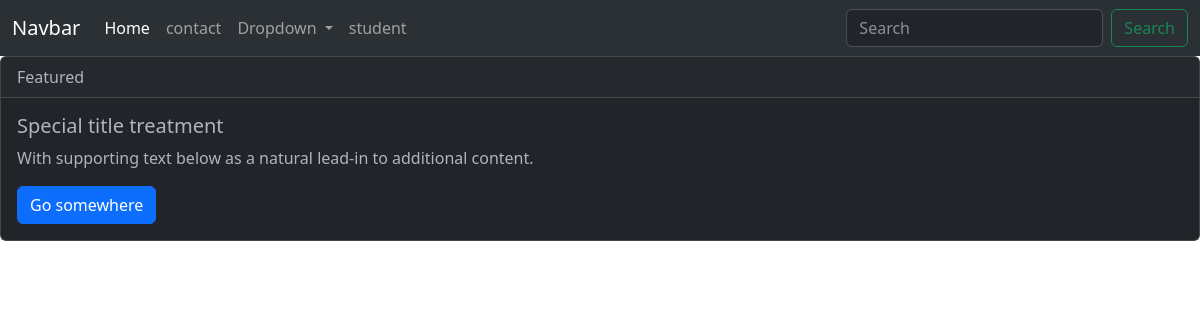
Page /contact/ on the earlier database version.
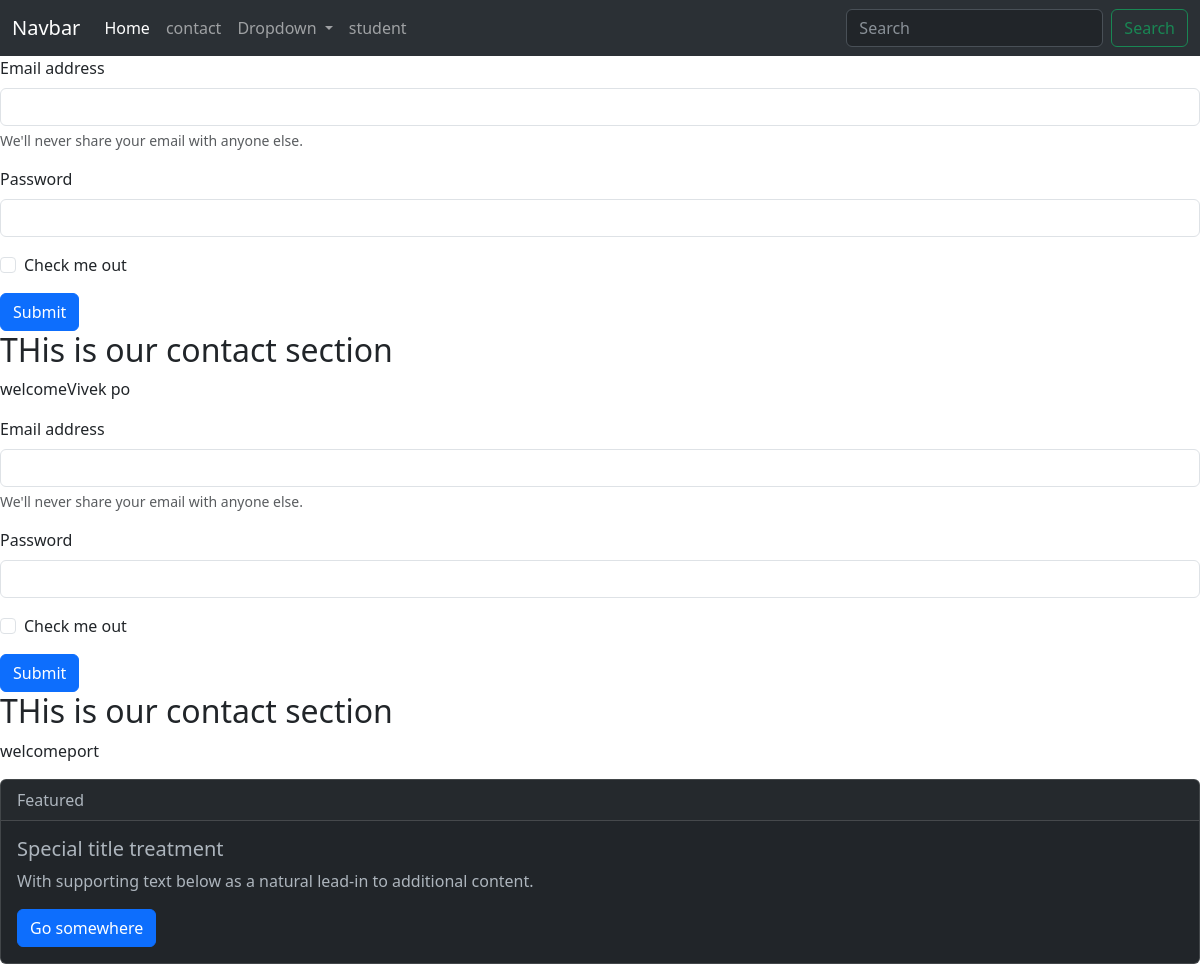
Same page on the later database version.
### customuser/models.py (models this page shows)
class user(models.Model):
    name = models.CharField(max_length=60)
    email = models.CharField(max_length=70,blank=True)
    dp = models.FileField(upload_to="custom")
    password = models.CharField(max_length=100)

### Word/views.py (the view)
# urls.py: path('contact/', MyView.as_view(), name='my-view'),
class MyView(View):
    def get(self, request):
        home  = user.objects.all()
        data = {
             'use' : home
            }
        return render(request, 'contact.html', data)

### templates/contact.html
{% extends 'base.html' %}
{% block content %}
{% for i in use %}
<form method="post">
    <div class="mb-3">
      <label for="exampleInputEmail1" class="form-label">Email address</label>
      <input type="email" class="form-control" id="exampleInputEmail1" aria-describedby="emailHelp">
      <div id="emailHelp" class="form-text">We'll never share your email with anyone else.</div>
    </div>
    <div class="mb-3">
      <label for="exampleInputPassword1" class="form-label">Password</label>
      <input type="password" class="form-control" id="exampleInputPassword1">
    </div>
    <div class="mb-3 form-check">
      <input type="checkbox" class="form-check-input" id="exampleCheck1">
      <label class="form-check-label" for="exampleCheck1">Check me out</label>
    </div>
    <button type="submit" class="btn btn-primary">Submit</button>
</form>
<h2>THis is our contact section</h2>
<p>welcome{{i.name}}</p>
{% endfor %}
{% endblock content %}

Differences in the rows shown:
added user: name "Vivek po"
added user: name "port"
